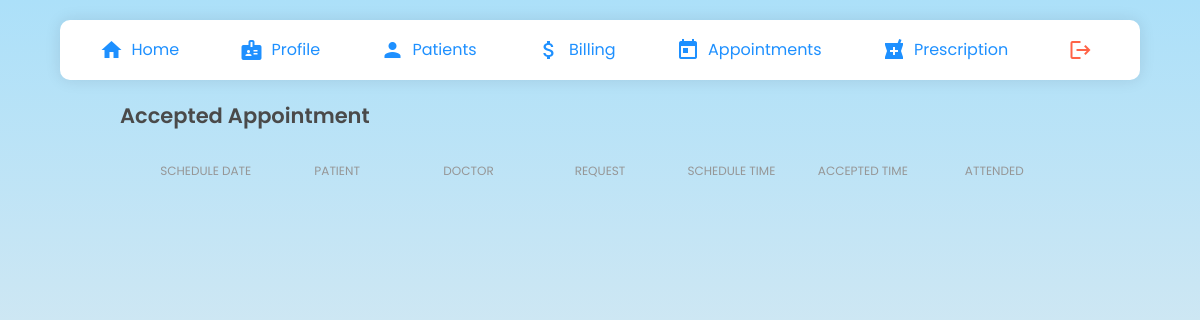
Page /doctors/attend_apt/ (signed in) on the earlier database version.
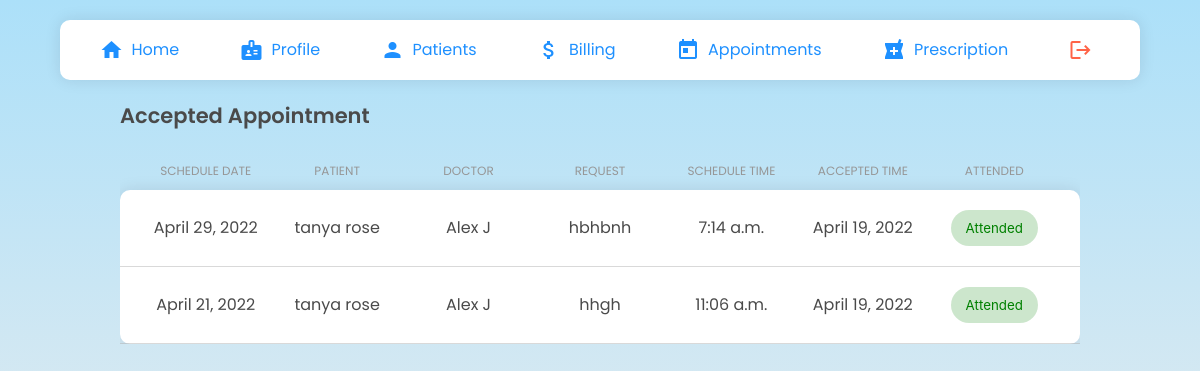
Same page on the later database version.
### clinic/models.py (models this page shows, shortened)
class Schedule(models.Model):
    STATUS = ( ('Confirmed','Confirmed'), ('Pending','Pending'))
    scheduleDate = models.DateField(validators =  [MinValueValidator(datetime.date.today), MaxValueValidator(datetime.date.today() + datetime.timedelta(days=14))])
    scheduleTime = models.TimeField(blank=True, null=True, validators=[MinValueValidator(datetime.time(10,0,0)), MaxValueValidator(datetime.time(18,0,0))])
    accepted = models.BooleanField(default=False)
    accepted_date = models.DateField(auto_now_add=False, null=True, blank=True)
    request = models.TextField(blank=True)
    status = models.CharField(null=True, max_length=10, choices=STATUS,blank=True)
    patient =  models.ForeignKey('patients.Patient', null=True, on_delete= models.CASCADE)
    doctor = models.ForeignKey('doctors.Doctors', null=True, on_delete=models.CASCADE)
    date_created= models.DateTimeField(auto_now_add=True, null=True)
    class Meta:
        ordering = ["-date_created"]

### patients/models.py (models this page shows, shortened)
class Patient(models.Model):
    user = models.OneToOneField(User, on_delete= models.CASCADE, primary_key= True)
    pname=models.CharField(max_length=200, null=True)
    age=models.CharField(max_length=4, null=True)
    gender= models.CharField(max_length=6, null=True)
    email=models.CharField(max_length=200, null=True)
    address= models.CharField(max_length=500, null=True)
    phone_regex = RegexValidator( regex = r'^\+?1?\d{9,10}$', message ="Phone number must be entered in the format +919999999999. Up to 10 digits allowed.")
    phone = models.CharField('Phone',validators =[phone_regex], max_length=10, unique = True,null=True)
    date_created= models.DateTimeField(auto_now_add=True, null=True)

### doctors/models.py (models this page shows, shortened)
class Doctors(models.Model):
    ROLE = (
			('Doctor', 'Doctor'),
			('Staff', 'Staff'),
			)
    user = models.OneToOneField(User, on_delete= models.CASCADE, primary_key= True)
    dname = models.CharField(max_length=200, null=True)
    phone = models.CharField(max_length=200, null=True)
    email = models.CharField(max_length=200, null=True)
    date_created = models.DateTimeField(auto_now_add=True, null=True)
    gender= models.CharField(max_length=200, null=True)
    role = models.CharField(max_length=200, null=True,choices=ROLE)
    specialisation = models.CharField(max_length=200, null=True)
    address= models.CharField(max_length=200, null=True)

### doctors/views.py (the view, shortened to what this page needs)
# urls.py: path('attend_apt/', Attendedapt.as_view(),name="atdapt"),
class Attendedapt(LoginRequiredMixin,ListView):
    template_name = "doctors/attend_apt.html"
    model = Schedule
    context_object_name= "apt"
    def get_context_data(self,*args, **kwargs):
        context= super().get_context_data(**kwargs)
        apt = Schedule.objects.all()
        context.update({
            "title":"Manage Appointment"
        })
        return context

### doctors/templates/doctors/attend_apt.html (shortened to what this page needs)
{% extends 'doctors/navbar.html' %} {% load static %} {% block head %}
<link rel="stylesheet" type="text/css" href="{% static 'css/manage.css' %}" />
<link rel="stylesheet" type="text/css" href="{% static 'css/components.css' %}" />
{% endblock %} {% block content %}
<div class="manageMain">
  <div class="adcTableContainer">
    <h3>Accepted Appointment</h3>
    <div class="adcTable">
      <div class="adcRow adcHead">
        <div class="adcCell">Schedule Date</div>
        <div class="adcCell">Patient</div>
        <div class="adcCell">Doctor</div>
        <div class="adcCell">Request</div>
        <div class="adcCell">Schedule Time</div>
        <div class="adcCell">Accepted Time</div>
        <div class="adcCell">Attended</div>
      </div>
      <div class="adcRowBody">
        {% for i in apt %}
            {% if i.accepted == True %}
            <div class="adcRow">
                <div class="adcCell">{{i.scheduleDate}}</div>
                <div class="adcCell">{{i.patient.pname}}</div>
                <div class="adcCell">{{i.doctor.dname}}</div>
                <div class="adcCell">{{i.request}}</div>
                <div class="adcCell">{{i.scheduleTime}}</div>
                <div class="adcCell">{{i.accepted_date}}</div>
                <div class="adcCell">
                  <form action="" method="post">
                      <input class="adcTag" type="submit" name="Accept" value="Attended" /></td>
                  </form>
              </div>
            </div>
            {% endif %}
        {% endfor %}
      </div>
    </div>
  </div>
</div>
    {% endblock %}

Differences in the rows shown:
added Schedule: scheduleDate "April 29, 2022", patient.pname "tanya rose", doctor.dname "Alex J", request "hbhbnh", scheduleTime "7:14 a.m.", accepted_date "April 19, 2022"
added Schedule: scheduleDate "April 21, 2022", patient.pname "tanya rose", doctor.dname "Alex J", request "hhgh", scheduleTime "11:06 a.m.", accepted_date "April 19, 2022"
